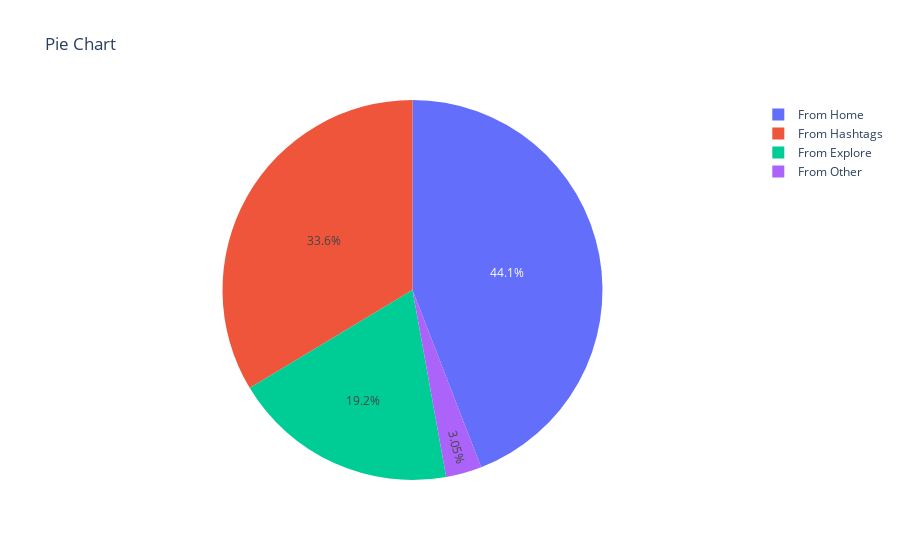

Source (notebook cell):
### Code cell
# Distribution of Reach from Different sources

category_columns = ['From Home', 'From Hashtags', 'From Explore', 'From Other']
#Melted the columns into one 
melted_df = df.melt(value_vars=category_columns, var_name='category', value_name='value')
fig = px.pie(melted_df, names='category', values='value', title='Reach from Different Sources')
fig.show()

### Figure 1 — Plotly figure (JSON) as saved in the notebook; plotly's stock layout.template omitted (floating-point values rounded to 4 significant figures; data arrays with more than 128 entries replaced by an {"elided": "..."} marker saying what was removed)
{"data": [{"domain": {"x": [0, 1], "y": [0, 1]}, "hovertemplate": "category=%{label}<br>value=%{value}<extra></extra>", "labels": {"elided": "476 str values"}, "legendgroup": "", "name": "", "showlegend": true, "type": "pie", "values": {"elided": "476 int values"}}], "layout": {"legend": {"tracegroupgap": 0}, "title": {"text": "Pie Chart"}}}
